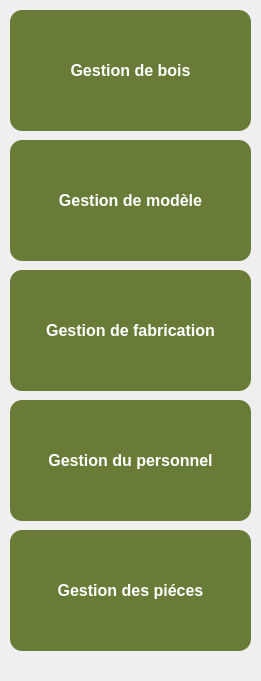
   <widget class="QFrame" name="leftBarFrame">
    <property name="geometry">
     <rect>
      <x>0</x>
      <y>80</y>
      <width>261</width>
      <height>681</height>
     </rect>
    </property>
    <property name="styleSheet">
     <string notr="true">QFrame {
    background-image: url(:/new/prefix1/bois.jpg);
    background-repeat: repeat-y;
    background-position: center;
   border:trensparent;
}
</string>
    </property>
    <property name="frameShape">
     <enum>QFrame::Shape::StyledPanel</enum>
    </property>
    <property name="frameShadow">
     <enum>QFrame::Shadow::Raised</enum>
    </property>
    <widget class="QPushButton" name="pushButton_3">
     <property name="geometry">
      <rect>
       <x>10</x>
       <y>10</y>
       <width>241</width>
       <height>121</height>
      </rect>
     </property>
     <property name="font">
      <font>
       <pointsize>12</pointsize>
       <bold>true</bold>
      </font>
     </property>
     <property name="styleSheet">
      <string notr="true">QPushButton {
    background-color:  #697C37;
    border-radius: 12px;
    padding: 10px;
    font-weight: bold;
    color: white;
}

QPushButton:hover {
    background-color: #013220;
}

QPushButton:pressed {
    background-color: #013220;
}



</string>
     </property>
     <property name="text">
      <string>Gestion de bois</string>
     </property>
    </widget>
    <widget class="QPushButton" name="pushButton_4">
     <property name="geometry">
      <rect>
       <x>10</x>
       <y>140</y>
       <width>241</width>
       <height>121</height>
      </rect>
     </property>
     <property name="font">
      <font>
       <pointsize>12</pointsize>
       <bold>true</bold>
      </font>
     </property>
     <property name="styleSheet">
      <string notr="true">QPushButton {
    background-color: #697C37;
    border-radius: 12px;
    padding: 10px;
    font-weight: bold;
    color: white;
}

QPushButton:hover {
    background-color:#013220;
}

QPushButton:pressed {
    background-color:#013220;
}



</string>
     </property>
     <property name="text">
      <string>Gestion de modèle</string>
     </property>
    </widget>
    <widget class="QPushButton" name="pushButton_5">
     <property name="geometry">
      <rect>
       <x>10</x>
       <y>400</y>
       <width>241</width>
       <height>121</height>
      </rect>
     </property>
     <property name="font">
      <font>
       <pointsize>12</pointsize>
       <bold>true</bold>
      </font>
     </property>
     <property name="styleSheet">
      <string notr="true">QPushButton {
    background-color: #697C37;
    border-radius: 12px;
    padding: 10px;
    font-weight: bold;
    color: white;
}

QPushButton:hover {
    background-color: #013220;
}

QPushButton:pressed {
    background-color: #013220;
}



</string>
     </property>
     <property name="text">
      <string>Gestion du personnel</string>
     </property>
    </widget>
    <widget class="QPushButton" name="pushButton_6">
     <property name="geometry">
      <rect>
       <x>10</x>
       <y>270</y>
       <width>241</width>
       <height>121</height>
      </rect>
     </property>
     <property name="font">
      <font>
       <pointsize>12</pointsize>
       <bold>true</bold>
      </font>
     </property>
     <property name="styleSheet">
      <string notr="true">QPushButton {
    background-color:  #697C37;
    border-radius: 12px;
    padding: 10px;
    font-weight: bold;
    color: white;
}

QPushButton:hover {
    background-color:#013220;
}

QPushButton:pressed {
    background-color:#013220;
}



</string>
     </property>
     <property name="text">
      <string>Gestion de fabrication</string>
     </property>
    </widget>
    <widget class="QPushButton" name="pushButton_7">
     <property name="geometry">
      <rect>
       <x>10</x>
       <y>530</y>
       <width>241</width>
       <height>121</height>
      </rect>
     </property>
     <property name="font">
      <font>
       <pointsize>12</pointsize>
       <bold>true</bold>
      </font>
     </property>
     <property name="styleSheet">
      <string notr="true">QPushButton {
    background-color:  #697C37;
    border-radius: 12px;
    padding: 10px;
    font-weight: bold;
    color: white;
}

QPushButton:hover {
    background-color: #013220;
}

QPushButton:pressed {
    background-color: #013220;
}



</string>
     </property>
     <property name="text">
      <string>Gestion des piéces</string>
     </property>
    </widget>
   </widget>
